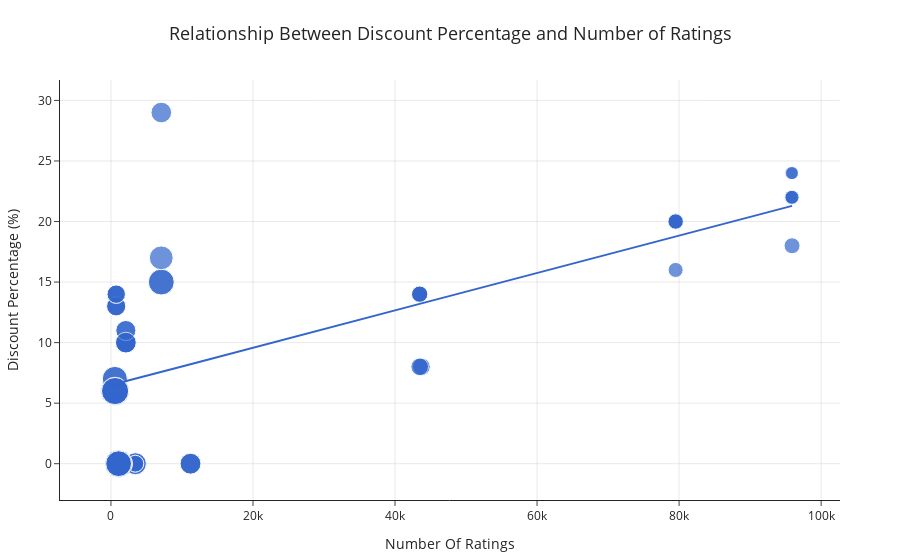

The code cell stored with this chart in its notebook:
### Code cell
# Relationship Between Discount Percentage and Number of Ratings
figure = px.scatter(
    data_frame=data, 
    x="Number Of Ratings", 
    y="Discount Percentage", 
    size="Sale Price", 
    trendline="ols",
    title="Relationship Between Discount Percentage and Number of Ratings",
    template="simple_white",  # Clean white template
    color_discrete_sequence=["#3366CC"]  # Consistent color scheme
)

# Enhance layout with better spacing and formatting
figure.update_layout(
    title_font_size=18,
    title_x=0.5,  # Center the title
    yaxis_title="Discount Percentage (%)",
    xaxis_title="Number Of Ratings",
    margin=dict(l=60, r=60, t=80, b=60),
    legend_title_text="Sale Price",
    plot_bgcolor="white",
    hoverlabel=dict(bgcolor="white", font_size=12)
)

# Improve axis formatting
figure.update_xaxes(showgrid=True, gridwidth=0.5, gridcolor='lightgray')
figure.update_yaxes(showgrid=True, gridwidth=0.5, gridcolor='lightgray')

# Display the figure
figure.show()

### Figure 1 — Plotly figure (JSON) as saved in the notebook; plotly's stock layout.template omitted (floating-point values rounded to 4 significant figures)
{"data": [{"hovertemplate": "Number Of Ratings=%{x}<br>Discount Percentage=%{y}<br>Sale Price=%{marker.size}<extra></extra>", "legendgroup": "", "marker": {"color": "#3366CC", "size": [49900, 84900, 84900, 77000, 77000, 49900, 49900, 77000, 89900, 41999, 39999, 41999, 41999, 41999, 131900, 117100, 131900, 117100, 74999, 117900, 117100, 117900, 99900, 44999, 140900, 130900, 64900, 120900, 59900, 75900, 110900, 130900, 120900, 64900, 64900, 75900, 75900, 120900, 59900, 120900, 75900, 140900, 70900, 70900, 75900, 59900, 110900, 120900, 130900, 130900, 54999, 54999, 29999, 34999, 34999, 34999, 54999, 29999, 46999, 46999, 46999, 46999], "sizemode": "area", "sizeref": 352.2, "symbol": "circle"}, "mode": "markers", "name": "", "orientation": "v", "showlegend": false, "type": "scatter", "x": [3431, 3431, 3431, 11202, 11202, 3431, 3431, 11202, 1454, 79512, 79512, 79582, 79512, 79512, 1078, 1078, 1078, 1078, 7088, 7088, 1078, 7088, 7081, 95909, 542, 580, 740, 545, 740, 2101, 545, 580, 580, 730, 730, 2101, 2101, 580, 740, 580, 2092, 545, 2101, 2092, 2101, 740, 545, 580, 580, 580, 43707, 43707, 95807, 95909, 95807, 95909, 43470, 95909, 43470, 43470, 43470, 43470], "xaxis": "x", "y": [0, 0, 0, 0, 0, 0, 0, 0, 0, 20, 16, 20, 20, 20, 0, 0, 0, 0, 29, 15, 0, 15, 17, 18, 6, 6, 13, 6, 14, 10, 7, 6, 6, 13, 13, 10, 10, 6, 14, 6, 10, 6, 11, 11, 10, 14, 7, 6, 6, 6, 8, 8, 24, 22, 22, 22, 8, 24, 14, 14, 14, 14], "yaxis": "y"}, {"hovertemplate": "<b>OLS trendline</b><br>Discount Percentage = 0.000154292 * Number Of Ratings + 6.49233<br>R<sup>2</sup>=0.468988<br><br>Number Of Ratings=%{x}<br>Discount Percentage=%{y} <b>(trend)</b><extra></extra>", "legendgroup": "", "marker": {"color": "#3366CC", "symbol": "circle"}, "mode": "lines", "name": "", "showlegend": false, "type": "scatter", "x": [542, 545, 545, 545, 545, 580, 580, 580, 580, 580, 580, 580, 580, 730, 730, 740, 740, 740, 740, 1078, 1078, 1078, 1078, 1078, 1454, 2092, 2092, 2101, 2101, 2101, 2101, 2101, 3431, 3431, 3431, 3431, 3431, 7081, 7088, 7088, 7088, 11202, 11202, 11202, 43470, 43470, 43470, 43470, 43470, 43707, 43707, 79512, 79512, 79512, 79512, 79582, 95807, 95807, 95909, 95909, 95909, 95909], "xaxis": "x", "y": [6.576, 6.576, 6.576, 6.576, 6.576, 6.582, 6.582, 6.582, 6.582, 6.582, 6.582, 6.582, 6.582, 6.605, 6.605, 6.607, 6.607, 6.607, 6.607, 6.659, 6.659, 6.659, 6.659, 6.659, 6.717, 6.815, 6.815, 6.816, 6.816, 6.816, 6.816, 6.816, 7.022, 7.022, 7.022, 7.022, 7.022, 7.585, 7.586, 7.586, 7.586, 8.221, 8.221, 8.221, 13.2, 13.2, 13.2, 13.2, 13.2, 13.24, 13.24, 18.76, 18.76, 18.76, 18.76, 18.77, 21.27, 21.27, 21.29, 21.29, 21.29, 21.29], "yaxis": "y"}], "layout": {"autosize": true, "hoverlabel": {"bgcolor": "white", "font": {"size": 12}}, "legend": {"itemsizing": "constant", "title": {"text": "Sale Price"}, "tracegroupgap": 0}, "margin": {"b": 60, "l": 60, "r": 60, "t": 80}, "plot_bgcolor": "white", "title": {"font": {"size": 18}, "text": "Relationship Between Discount Percentage and Number of Ratings", "x": 0.5}, "xaxis": {"anchor": "y", "autorange": true, "domain": [0, 1], "gridcolor": "lightgray", "gridwidth": 0.5, "range": [-7126.0, 102600.0], "showgrid": true, "title": {"text": "Number Of Ratings"}, "type": "linear"}, "yaxis": {"anchor": "x", "autorange": true, "domain": [0, 1], "gridcolor": "lightgray", "gridwidth": 0.5, "range": [-4.456, 32.82], "showgrid": true, "title": {"text": "Discount Percentage (%)"}, "type": "linear"}}}
